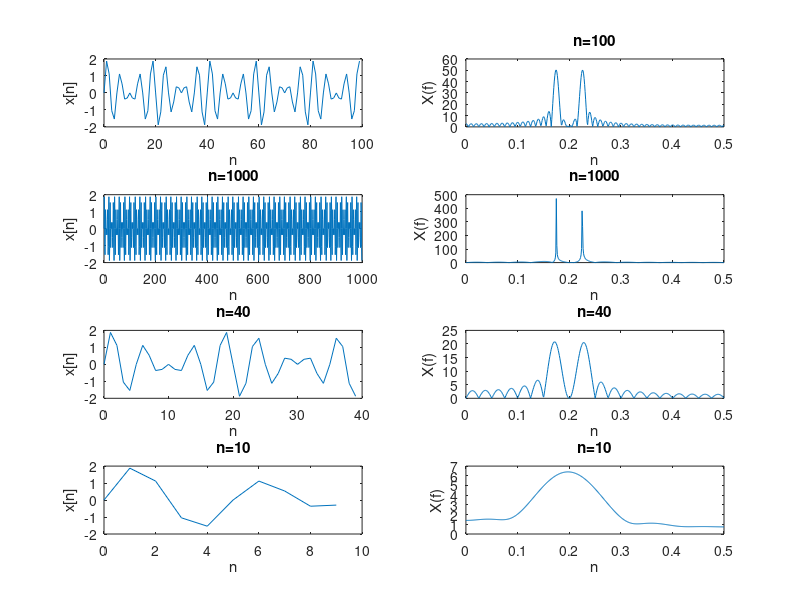
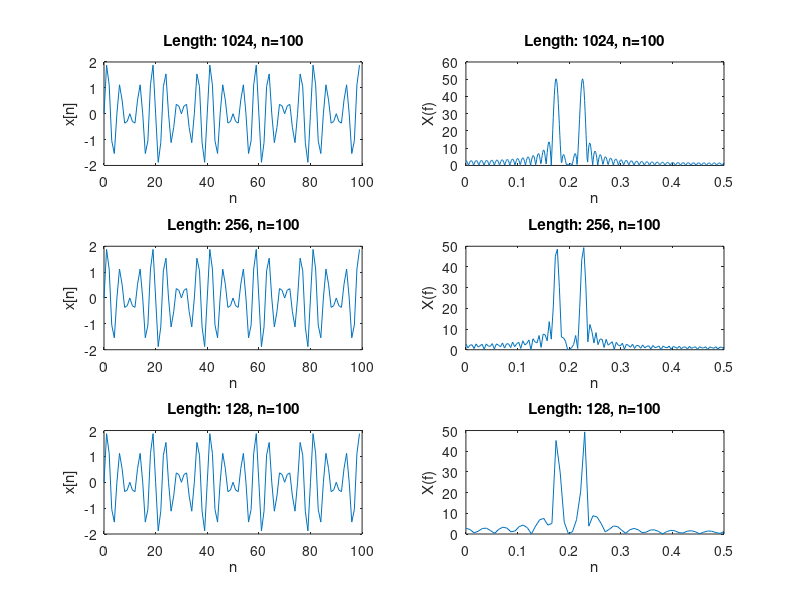

The MATLAB source for these figures, in order:
n=0:99;
f1=7/40;
f2=9/40;

x=sin(2*pi*f1*n)+sin(2*pi*f2*n);
subplot(4,2,1);
plot(n,x);
xlabel('n');
ylabel('x[n]');

X= fft(x,1024);
subplot(4,2,2);
X = X(1:512);
plot(linspace(0,0.5,512),abs(X));
title('n=100');
xlabel('n');
ylabel('X(f)');

n=0:999;
x=sin(2*pi*f1*n)+sin(2*pi*f2*n);
X= fft(x,1024);
subplot(4,2,3);
plot(n,x);
xlabel('n');
ylabel('x[n]');
title('n=1000');
subplot(4,2,4);
X = X(1:512);
plot(linspace(0,0.5,512),abs(X));
title('n=1000');
xlabel('n');
ylabel('X(f)');

n=0:39;
x=sin(2*pi*f1*n)+sin(2*pi*f2*n);
X= fft(x,1024);
subplot(4,2,5);
plot(n,x);
xlabel('n');
ylabel('x[n]');
title('n=40');
subplot(4,2,6);
X = X(1:512);
plot(linspace(0,0.5,512),abs(X));
title('n=40');
xlabel('n');
ylabel('X(f)');

n=0:9;
x=sin(2*pi*f1*n)+sin(2*pi*f2*n);
X= fft(x,1024);
subplot(4,2,7);
plot(n,x);
title('n=10');
xlabel('n');
ylabel('x[n]');
subplot(4,2,8)
X = X(1:512);
plot(linspace(0,0.5,512),abs(X));
title('n=10');
xlabel('n');
ylabel('X(f)');


fig2=figure;

n=0:99;
x=sin(2*pi*f1*n)+sin(2*pi*f2*n);
X= fft(x,1024);
subplot(3,2,1);
plot(n,x);
title('Length: 1024, n=100');
xlabel('n');
ylabel('x[n]');
subplot(3,2,2)
X = X(1:512);
plot(linspace(0,0.5,512),abs(X));
title('Length: 1024, n=100');
xlabel('n');
ylabel('X(f)');



n=0:99;
x=sin(2*pi*f1*n)+sin(2*pi*f2*n);
X= fft(x,256);
subplot(3,2,3);
plot(n,x);
title('Length: 256, n=100');
xlabel('n');
ylabel('x[n]');
subplot(3,2,4)
X = X(1:128);
plot(linspace(0,0.5,128),abs(X));
title('Length: 256, n=100');
xlabel('n');
ylabel('X(f)');

n=0:99;
x=sin(2*pi*f1*n)+sin(2*pi*f2*n);
X= fft(x,128);
subplot(3,2,5);
plot(n,x);
title('Length: 128, n=100');
xlabel('n');
ylabel('x[n]');
subplot(3,2,6)
X = X(1:64);
plot(linspace(0,0.5,64),abs(X));
title('Length: 128, n=100');
xlabel('n');
ylabel('X(f)');

